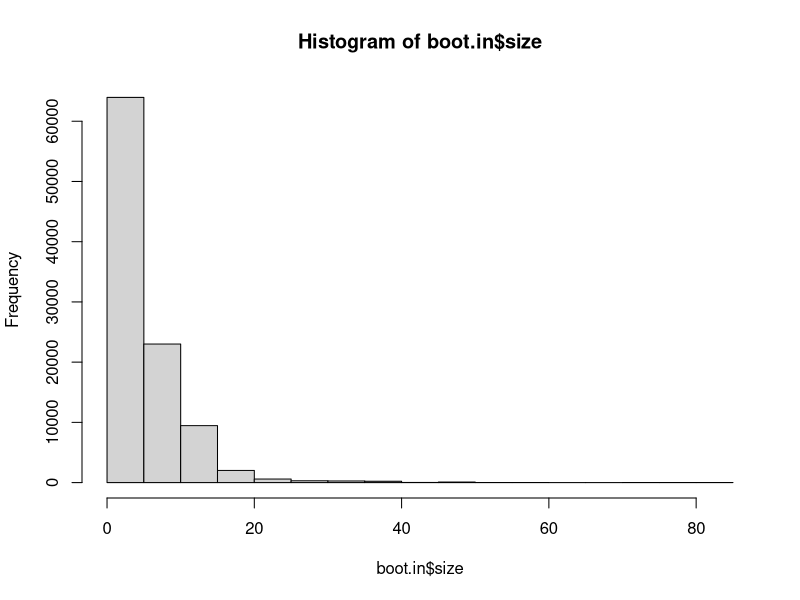
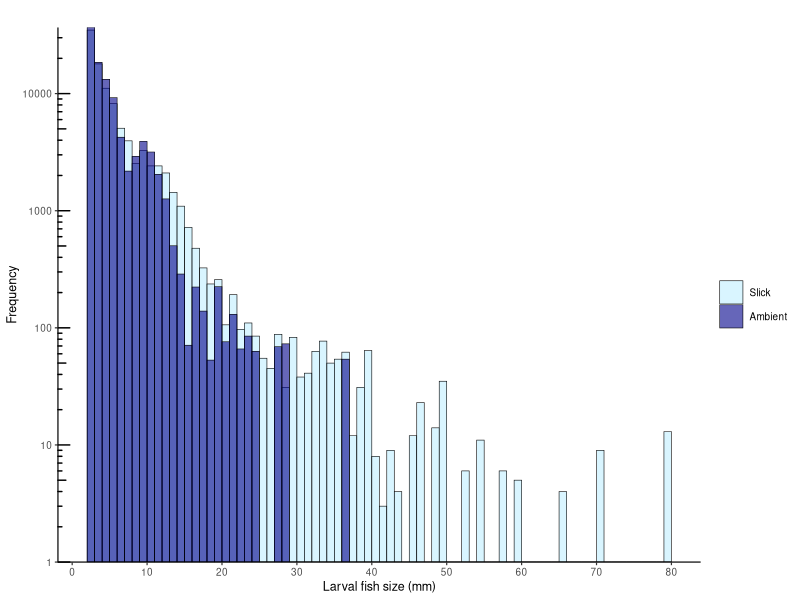

Generate these figures, in order, with R: (Note: this script raises an error after producing the figures.)

#############################################################################################################
#RESAMPLING Examples

#02 - Explore Fish Larvae Neuston
setwd("~/PROJECTS/Workshops/MultivariateMarvels/SlickNurseries-master/")
library(tidyverse)

#sample(base) is a simple bootstrap - resampling method
#sample(data, 100000, replace = TRUE, prob = NULL)

#import datasets
fs <- read.csv("SlickNurseries_FishLarvae_IndividualSizes.csv", header=T)
#fs = fish size (1 row per individual fish) - long format
fs <- fs %>% 
  mutate(size = total.length.mm) %>% #rename 
  select(-total.length.mm, -Habitat, -Habitat.verbose, -genus, -species, -volume.m3) #simplify variables

##### Resampling Procedure #############
#separate by habitat
fs.out <- filter(fs, type=="Outside")
fs.in <- filter(fs, type=="Inside")


#Resample each Habitat (w/ replacement) 100,000 times
#sample(base) is a simple bootstrap - resampling method
boot.out <- as.data.frame(sample(fs.out$size, 100000, replace = TRUE, prob = NULL))
colnames(boot.out)[1] <- "size"
boot.out$type <- "Outside"

boot.in <- as.data.frame(sample(fs.in$size, 100000, replace = TRUE, prob = NULL))
colnames(boot.in)[1] <- "size"
boot.in$type <- "Inside"

#Merge dfs by habitat
boot.all <- rbind(boot.in, boot.out)

#Histogram 
hist(boot.in$size)

#PLOTS
require(ggplot2)
theme_set( theme_classic(base_size=9))

#Plot both together - Truncated X
log.y.breaks100k <- c(1,10,100,1000,10000,100000)
ggplot(boot.all, aes(size, fill=type, colour=type)) +
  geom_histogram(breaks=seq(2,80,1), alpha=0.6, position="identity", lwd=0.2,  colour="black") +
  scale_fill_manual(values = alpha(c("lightblue1","darkblue"),.9), labels = c("Slick", "Ambient")) +
  scale_x_continuous(breaks = pretty(fs$size, n = 10)) +
  scale_y_log10(breaks = log.y.breaks100k, labels = log.y.breaks100k, expand=c(0,0)) +
  annotation_logticks(sides = "l", size=.4)  +
  labs(title="", x="Larval fish size (mm)", y="Frequency", fill="") +
      theme() +
  ggsave("Resample_SizeDistribution.pdf", device="pdf",plot=last_plot(),dpi=300, units="in",scale=1, width=3.5,height=3)





